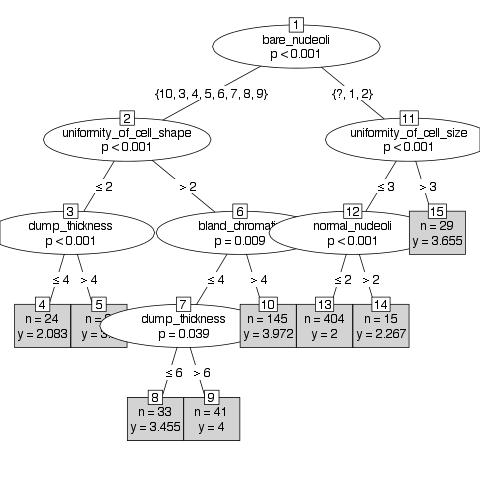

The R source for this figure:
library(party)
cancer_data <- read.csv("bc_data.csv")
cancer_ctree <- ctree(Class ~ clump_thickness + uniformity_of_cell_size + uniformity_of_cell_shape + marginal_adhersion + single_epithelial + bare_nucleoli + bland_chromatin + normal_nucleoli + mitoses, data=cancer_data)
print(cancer_ctree)
jpeg("decisionTree.jpeg")
plot(cancer_ctree, type="simple")
dev.off()